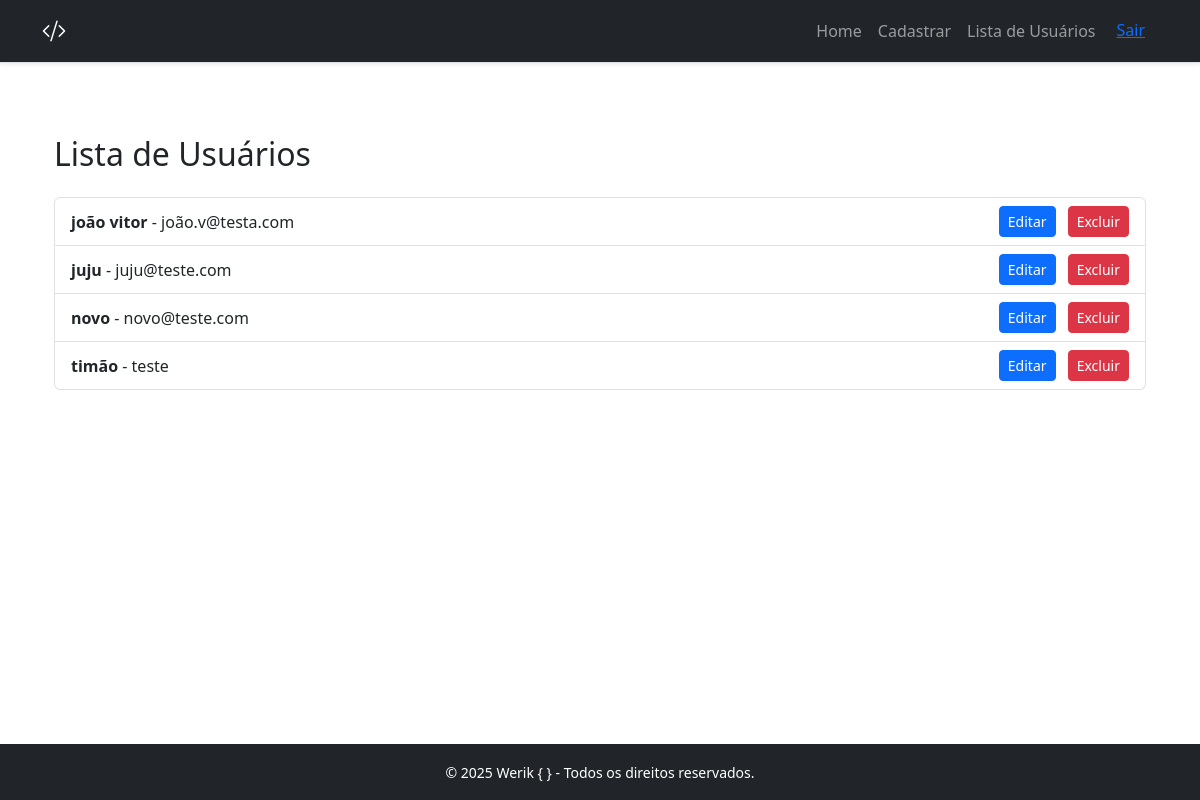
Page /list (signed in) on the earlier database version.
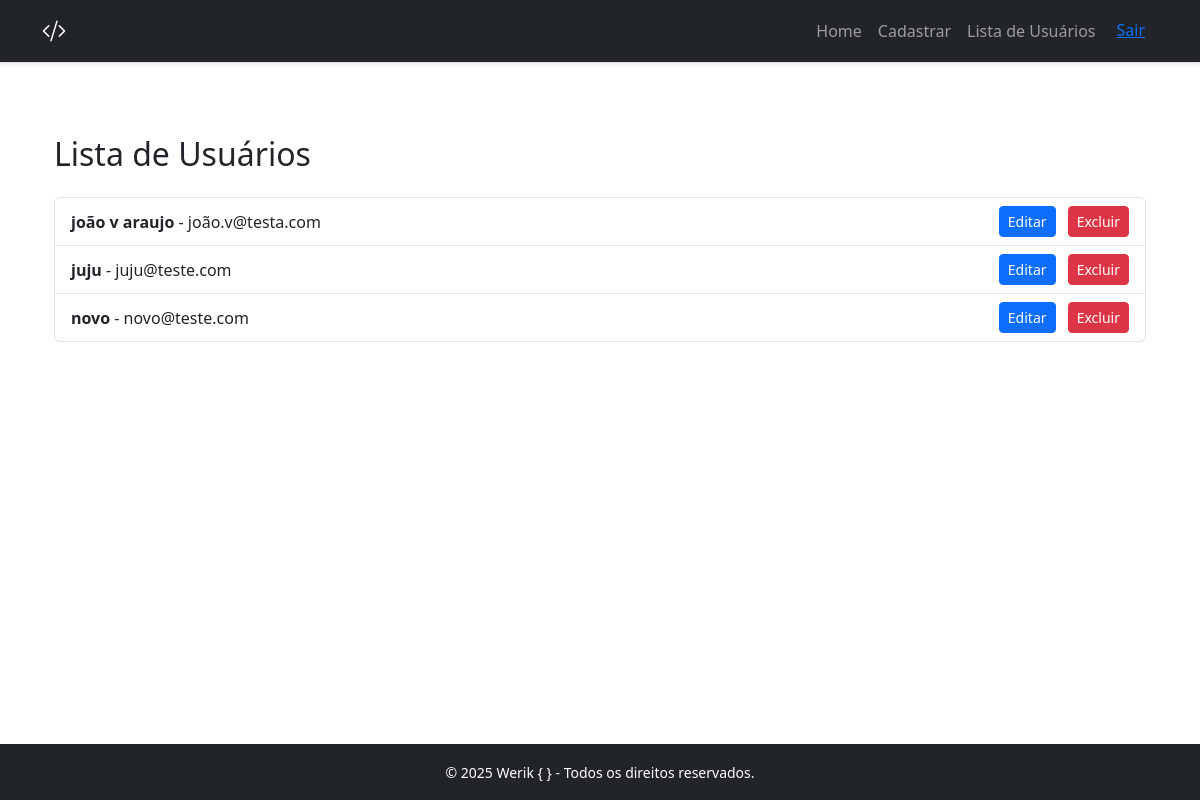
Same page on the later database version.
### app/models.py (models this page shows, shortened)
class Usuario(db.Model):
    __tablename__ = 'usuarios'
    id = db.Column(db.Integer, primary_key=True)
    nome = db.Column(db.String(80), nullable=False)
    email = db.Column(db.String(120), unique=True, nullable=False)
    senha = db.Column(db.String(120), nullable=False)

### app/routers/usuarios.py (the view)
@bp_usuarios.route('/list')
@login_required
def list():
    if 'usuario_id' not in session:
        flash('Você precisa estar logado para ver a lista de usuários.', 'warning')
        return redirect(url_for('usuarios.login'))
    usuarios = Usuario.query.all()
    return render_template('usuarios_list.html', usuarios=usuarios)

### app/app.py (called while the page is built)
def create_app():
    app = Flask(__name__)
    conexao = 'sqlite:///meubanco.sqlite'
    app.config['SECRET_KEY'] = 'mysecretkey'
    app.config['SQLALCHEMY_DATABASE_URI'] = conexao
    app.config['SQLALCHEMY_TRACK_MODIFICATIONS'] = False
    db.init_app(app)
    migrate = Migrate(app, db)
    @app.context_processor
    def inject_now():
        return {'now': datetime.now()}
    app.register_blueprint(bp_usuarios)
    return app

### app/templates/usuarios_list.html (shortened to what this page needs)
{% extends 'base.html' %}
{% block conteudo %}
<div class="container mt-5">
    {% set mensagens = get_flashed_messages() %}
    <h2 class="mb-4">Lista de Usuários</h2>
    <ul class="list-group">
        {% for usuario in usuarios %}
            <li class="list-group-item d-flex justify-content-between align-items-center">
                <div>
                    <strong>{{ usuario.nome }}</strong> - {{ usuario.email }}
                </div>
                <div>
                    <a href="{{ url_for('usuarios.update', id=usuario.id) }}" class="btn btn-primary btn-sm me-2">Editar</a>
                    <a href="{{ url_for('usuarios.delete', id=usuario.id) }}" class="btn btn-danger btn-sm">Excluir</a>
                </div>
            </li>
        {% endfor %}
    </ul>
</div>
{% endblock %}

### app/templates/base.html (shortened to what this page needs)
<!DOCTYPE html>
<html lang="pt-br">
<head>
    <link href="https://cdn.jsdelivr.net/npm/bootstrap@5.3.2/dist/css/bootstrap.min.css" rel="stylesheet">
    <link href="https://cdn.jsdelivr.net/npm/bootstrap-icons@1.10.5/font/bootstrap-icons.css" rel="stylesheet">
    <link rel="stylesheet" href="https://cdn.jsdelivr.net/npm/bootstrap-icons@1.11.3/font/bootstrap-icons.css">
</head>
<body class="d-flex flex-column min-vh-100">
    <nav class="navbar navbar-expand-lg navbar-dark bg-dark border-bottom shadow-sm">
        <div class="container">
            <a class="navbar-brand d-flex align-items-center" href="/index">
                <i class="bi bi-code-slash" style="font-size: 1.5rem;"></i>
            </a>
            <div class="collapse navbar-collapse" id="navbarNav">
                <ul class="navbar-nav ms-auto">
                    <li class="nav-item">
                        <a class="nav-link" href="/index">Home</a>
                    </li>
                    <li class="nav-item">
                        <a class="nav-link" href="/create">Cadastrar</a>
                    </li>
                    <li class="nav-item">
                        <a class="nav-link" href="/list">Lista de Usuários</a>
                    </li>
                    <li>
                        {% if session.get('usuario_id') %}
                        <form action="{{ url_for('usuarios.logout') }}" method="post">
                            <button type="submit" class="btn btn-link">Sair</button>
                        </form>
                        {% else %}
                        <a href="{{ url_for('usuarios.login') }}"><button type="submit" class="btn btn-link">Login</button></a>
                        {% endif %}
                    </li>
                </ul>
            </div>
        </div>
    </nav>
    <main class="flex-fill">
        <div class="container py-4">
            {% block conteudo %}
            {% endblock %}
        </div>
    </main>
    <footer class="bg-dark text-center text-white mt-auto py-3">
        <div class="container">
            <small>
                &copy; {{ now.year }} Werik <span>{ }</span> - Todos os direitos reservados.
            </small>
        </div>
    </footer>
</body>
</html>

Differences in the rows shown:
removed Usuario: nome "timão", email "teste"
changed Usuario "joão.v@testa.com": nome "joão vitor" → "joão v araujo"
